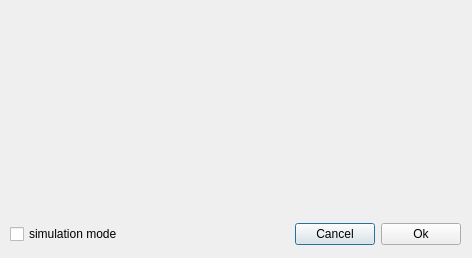
<?xml version="1.0" encoding="UTF-8"?>
<ui version="4.0">
 <class>ERASettings</class>
 <widget class="QDialog" name="ERASettings">
  <property name="geometry">
   <rect>
    <x>0</x>
    <y>0</y>
    <width>472</width>
    <height>258</height>
   </rect>
  </property>
  <property name="windowTitle">
   <string>Dialog</string>
  </property>
  <widget class="QWidget" name="layoutWidget">
   <property name="geometry">
    <rect>
     <x>10</x>
     <y>220</y>
     <width>451</width>
     <height>29</height>
    </rect>
   </property>
   <layout class="QHBoxLayout" name="horizontalLayout">
    <item>
     <widget class="QCheckBox" name="checkBox_simulationMode">
      <property name="text">
       <string>simulation mode</string>
      </property>
     </widget>
    </item>
    <item>
     <spacer name="horizontalSpacer">
      <property name="orientation">
       <enum>Qt::Horizontal</enum>
      </property>
      <property name="sizeHint" stdset="0">
       <size>
        <width>40</width>
        <height>20</height>
       </size>
      </property>
     </spacer>
    </item>
    <item>
     <widget class="QPushButton" name="pushButton_cancel">
      <property name="text">
       <string>Cancel</string>
      </property>
     </widget>
    </item>
    <item>
     <widget class="QPushButton" name="pushButton_ok">
      <property name="text">
       <string>Ok</string>
      </property>
     </widget>
    </item>
   </layout>
  </widget>
 </widget>
 <resources/>
 <connections/>
</ui>
